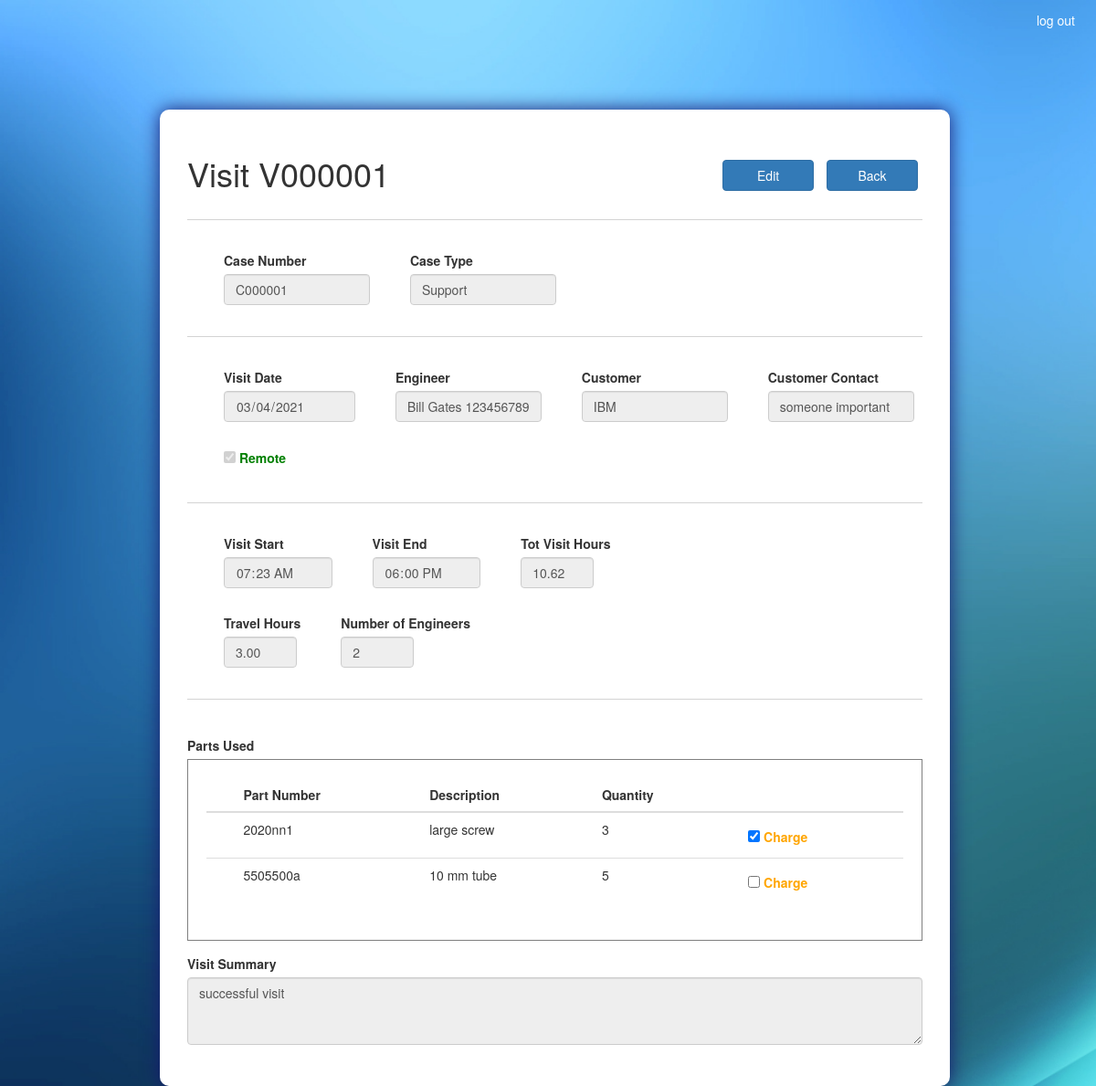
Page /visit/V000001/ (signed in) on the committed database.
### ASISupport_app/models.py (models this page shows, shortened)
class Visit(models.Model):
	visit_num 				= models.CharField(max_length=100, primary_key=True)
	case_num 				= models.ForeignKey(Case, on_delete=models.CASCADE)
	create_date 			= models.DateTimeField(default=timezone.now)
	visit_date 				= models.DateTimeField(default = timezone.now)
	engineer 				= models.ForeignKey(Employee, on_delete=models.CASCADE)
	customer 				= models.ForeignKey(Customer, on_delete=models.CASCADE)
	customer_contact 		= models.CharField(max_length=100)
	remote 					=  models.BooleanField(default=False)
	visit_start 			= models.TimeField()
	visit_end 				= models.TimeField()
	travel_hours 			= models.DecimalField(max_digits=20, decimal_places=2, default=0.00)
	num_of_engineers 		= models.IntegerField(blank=True, null=True, default=1)
	visit_summary 			= models.TextField()
	def sum_visit_hours(self):
		self.tot_visit_hours = (datetime.strptime(str(self.visit_end), '%H:%M:%S') - datetime.strptime(str(self.visit_start), '%H:%M:%S')).seconds / 3600

class Case(models.Model):
	TYPES = (
		('Support', 'Support'),
		('Training', 'Training'),
		('Maintenance', 'Maintenance'),
		('installation','Installation')
	)
	STATUSES = (
		('Open', 'Open'),
		('Resolved', 'Resolved'),
		('Closed', 'Closed'),
		('On Hold','On Hold'),
		('Cancelled','Cancelled')
	)
	case_num 				= models.CharField(max_length=100, primary_key=True)
	case_type 				= models.CharField(max_length=100, choices=TYPES)
	status 					= models.CharField(max_length=100, choices=STATUSES)
	create_date 			= models.DateTimeField(default=timezone.now)
	target_date 			= models.DateField()
	actual_date 			= models.DateField(blank=True, null=True)
	case_manager 			= models.ForeignKey(Employee, on_delete=models.CASCADE)
	machine_down 			= models.BooleanField(default=False)
	customer 				= models.ForeignKey(Customer, on_delete=models.CASCADE)
	customer_contact 		= models.CharField(max_length=100)
	case_description 		= models.TextField()
	cancellation_reason 	= models.TextField(blank=True, null=True)
	on_hold_reason 			= models.TextField(blank=True, null=True)
	def __str__(self):
		return self.case_num

class Employee(models.Model):
	employee_id 			= models.CharField(max_length=100, primary_key=True)
	first_name 				= models.CharField(max_length=100)
	last_name 				= models.CharField(max_length=100)
	def __str__(self):
		return f'{self.first_name} {self.last_name} {self.employee_id}'

class Customer(models.Model):
	customer_name 			= models.CharField(max_length=100, primary_key=True)
	def __str__(self):
		return self.customer_name

class VisitParts(models.Model):
	visit_num 				= models.ForeignKey(Visit, on_delete=models.CASCADE)
	part_pn 				= models.ForeignKey(Parts, on_delete=models.CASCADE)
	qty 					= models.IntegerField(blank=True, null=True)
	charge 					= models.BooleanField(default=False)

class Parts(models.Model):
	part_pn 				= models.CharField(max_length=100, primary_key=True)
	part_description 		= models.TextField()
	def __str__(self):
		return self.part_pn

### ASISupport_app/views.py (the view, shortened to what this page needs)
# urls.py: path('visit/<id>/', views.visit_view, name = 'view_visit'),
@login_required(login_url='/accounts/login/')
def visit_view(request, id):
	state = 'view'
	visit = Visit.objects.get(visit_num=id)
	employees = Employee.objects.all()
	if request.method == 'POST' and 'back_btn' in request.POST:
		return redirect('ASISupport_app:view_case', id=visit.case_num)
	visit.sum_visit_hours()
	case = Case.objects.get(case_num=visit.case_num)
	visit_parts_lst = VisitParts.objects.filter(visit_num=id)
	visit_part_pn_lst = [vp.part_pn for vp in visit_parts_lst]
	parts_in_visit = Parts.objects.filter(part_pn__in=visit_part_pn_lst)
	part_description_dict = {VisitParts.objects.get(visit_num=id, part_pn=part.part_pn):part.part_description for part in parts_in_visit}
	parts = Parts.objects.all()
	parts_dict = {part.part_pn:part.part_description for part in parts}
	''' roles '''
	groups = list(request.user.groups.values_list('name',flat = True))
	''' restrict permits '''
	permit_edit = ('Manager' in groups) or ('Support' in groups and case.status not in ['Resolved','Closed','Cancelled'])
	edit = False
	permit_visit_date = False
	permit_engineer = False
	permit_customer_contact = False
	permit_remote = False
	permit_visit_start = False
	permit_visit_end = False
	permit_travel_hours = False
	permit_num_of_engineers = False
	permit_visit_summary = False
	permit_parts_add = False
	permit_parts_delete = False
	return render(request, 'ASISupport_app/visit.html', locals())

### templates/ASISupport_app/visit.html (shortened to what this page needs)
<!DOCTYPE html>
{% extends "ASISupport_app/base.html" %}
{% load static %}
{% block head_block %}
	<link rel="stylesheet" type="text/css" href="{% static 'css/visit.css' %}">
{% endblock %}
{% block body_block %}
	<section class="col-sm-1 col-sm-10 col-sm-1">
		{% if state == 'view' %}
			<form class="form-container" action="{% url 'ASISupport_app:view_visit' visit.visit_num %}" method="POST" autocomplete="off">
				<div>
					<h1 class="inline_it">Visit {{ visit.visit_num }}</h1>
					<div class="action_btn">
						{% if permit_edit and not edit %}
							<button type="submit" name="edit_btn" class="btn btn-primary">Edit</button>
						{% endif %}
						<button type="submit" name="back_btn" class="btn btn-primary" formnovalidate>Back</button>
					</div>
				</div>
				<hr class="solid">
				<div>
					<div class="inline_it inline_spacing">
						<div>
							<label for="case_num">Case Number</label>
						</div>
							<input class="form-control text_bar" id="case_num" type="text" value="{{ visit.case_num }}" readonly>
					</div>
					<div class="inline_it inline_spacing">
						<div>
							<label for="case_type">Case Type</label>
						</div>
							<input class="form-control text_bar" id="case_type" type="text" value="{{ case.case_type }}" readonly>
					</div>
				</div>
				<hr class="solid">
				<div class="inline_it inline_spacing">
					<div>
						<label for="visit_date">Visit Date</label>
					</div>
					<input class="form-control datepicker" id="visit_date" type="date" value="{{ visit.visit_date|date:'Y-m-d' }}" {% if permit_visit_date %} name="visit_date" {% else %} readonly {% endif %} required>
				</div>
				<div class="inline_it inline_spacing">
					<div>
						<label for="Engineer">Engineer</label>
					</div>
					{% if not permit_engineer %}
						<input class="form-control text_bar" type="text" value="{{ visit.engineer }}" readonly>
					{% endif %}
				</div>
				<div class="inline_it inline_spacing">
					<div>
						<label for="customer">Customer</label>
					</div>
						<input class="form-control text_bar" id="customer" type="text" value="{{ case.customer }}" readonly>
				</div>
				<div class="inline_it inline_spacing">
					<div>
						<label for="customer_contact">Customer Contact</label>
					</div>
						<input class="form-control text_bar" id="customer_contact" type="text" value="{{ visit.customer_contact }}" {% if permit_customer_contact %} name="customer_contact" {% else %} readonly {% endif %} required>
				</div>
				<div class="inline_it inline_spacing remote_cb">
					<input type="checkbox" id="remote" {% if visit.remote %} checked {% endif %} {% if permit_remote %} name="remote" {% else %} disabled {% endif %}>
					<label for="remote">Remote</label>
				</div>
				<hr class="solid">
				<div>
					<div class="inline_it inline_spacing">
						<div>
							<label for="visit_start">Visit Start</label>
						</div>
						<input class="form-control datepicker" id="visit_start" type="time" value="{{ visit.visit_start|time:'H:i' }}" {% if permit_visit_start %} name="visit_start" onchange="calculateTime()" {% else %} readonly {% endif %} required>
					</div>
					<div class="inline_it inline_spacing">
						<div>
							<label for="visit_end">Visit End</label>
						</div>
						<input class="form-control datepicker" id="visit_end" type="time" value="{{ visit.visit_end|time:'H:i' }}" {% if permit_visit_end %} name="visit_end" onchange="calculateTime()" {% else %} readonly {% endif %} required>
					</div>
					<div class="inline_it inline_spacing">
						<div>
							<label for="visit_hours">Tot Visit Hours</label>
						</div>
						<input class="form-control int_bar" id="visit_hours" type="text" value="{{ visit.tot_visit_hours|floatformat:2 }}" disabled>
					</div>
				</div>
				<div>
					<div class="inline_it inline_spacing">
						<div>
							<label for="travel_hours">Travel Hours</label>
						</div>
						<input class="form-control int_bar" id="travel_hours" type="text" value="{{ visit.travel_hours|floatformat:2 }}" {% if permit_travel_hours %} name="travel_hours" {% else %} readonly {% endif %} required>
					</div>
					<div class="inline_it inline_spacing">
						<div>
							<label for="num_of_engineers">Number of Engineers</label>
						</div>
						<input class="form-control int_bar" id="num_of_engineers" type="text" value="{{ visit.num_of_engineers }}" {% if permit_num_of_engineers %} name="num_of_engineers" {% else %} readonly {% endif %} required>
					</div>
				</div>
				<hr class="solid">
				<div class="spacing">
					<label>Parts Used</label>
					<div class="parts_lst">
						<table class="table table-hover" id="parts_used_tbl">
							<thead>
								<tr>
									<th scope="col"></th>
									<th scope="col">Part Number</th>
						    		<th scope="col">Description</th>
						    		<th scope="col">Quantity</th>
						    		<th scope="col"></th>
						    	</tr>
							</thead>
							{% if not permit_parts_delete and not permit_parts_add %}
								<tbody>
									{% for visit_part, description in part_description_dict.items %}
											<tr>
												<td></td>
												<td>{{ visit_part.part_pn }}</td>
												<td>{{ description }}</td>
												<td>{{ visit_part.qty }}</td>
												<td>
													<div class="form-check charge_cb">
														<input type="checkbox" id="charge" {% if visit_part.charge %} checked {% endif %} readonly>
														<label for="charge">Charge</label>
													</div>
												</td>
											</tr>
									{% endfor %}
								</tbody>
							{% endif %}
						</table>
					</div>
				</div>
				<div class="form-group description_bar">
					<label for="visit_summary">Visit Summary</label>
					<textarea class="form-control" id="visit_summary" rows="3" {% if permit_visit_summary %} name="visit_summary" {% else %} readonly {% endif %} required>{{ visit.visit_summary }}</textarea>
				</div>
			</form>
		{% endif %}
	</section>
{% endblock %}

### static/css/base.css (style rules this page uses)
body { background-image: url('/static/images/Background1.jpg'); background-repeat: no-repeat; background-attachment: fixed; background-size: cover; }
.form-container { position: absolute; top: 15vh; background: #fff; padding: 30px; border-radius: 10px; box-shadow: 0px 0px 20px 0px #191970; }
hr.solid { border-top: 1px solid LightGray; }
.inline_it { display: inline-block; }

### static/css/visit.css (style rules this page uses)
.form-container { margin: 0px 60px 0px; }
.inline_spacing { margin: 14px 0px; padding: 0px 0px 0px 40px; }
.text_bar { width: 160px; }
.int_bar { width: 80px; }
.action_btn { float: right; margin-top: 20px; }
.action_btn button { width: 100px; margin: 5px; }
.remote_cb { color: green; }
.charge_cb { color: orange; margin-top: 7px; }
.spacing { padding-top: 20px; }
.parts_lst { border: 1px solid gray; padding: 20px; width: 100%; }
.description_bar { margin: 15px 0px 15px 0px; }

### rows in the picture
Visit: visit_num "V000001", case_num "C000001", visit_date "03/04/2021", engineer "Bill Gates 123456789", customer_contact "someone important", remote "☑", visit_start "07:23", visit_end "18:00", tot_visit_hours "10.62", travel_hours "3.00", num_of_engineers "2", visit_summary "successful visit"
Case: case_type "Support", customer "IBM"
VisitParts: part_pn "2020nn1", part_description "large screw", qty "3", charge "☑"
VisitParts: part_pn "5505500a", part_description "10 mm tube", qty "5"
